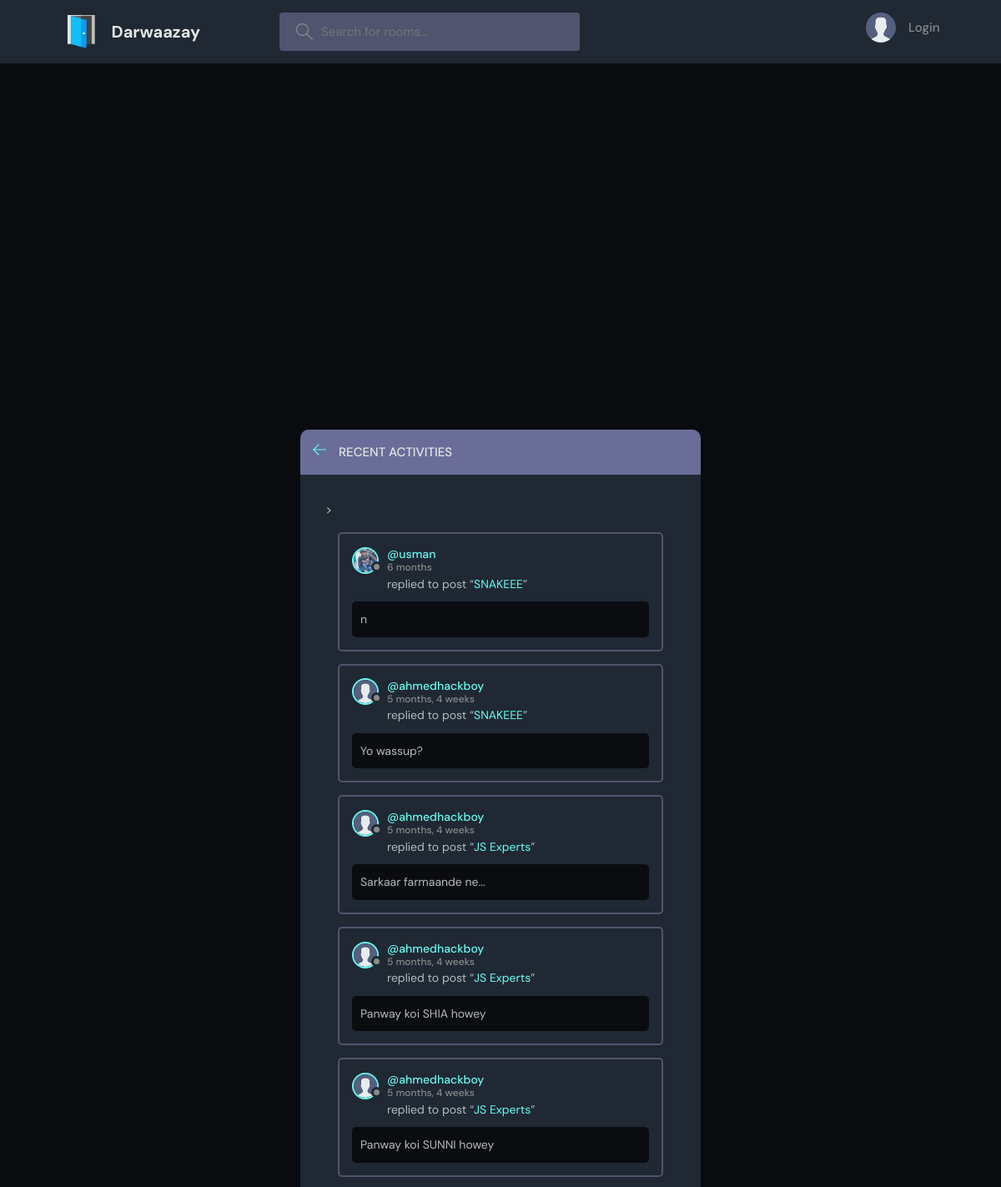
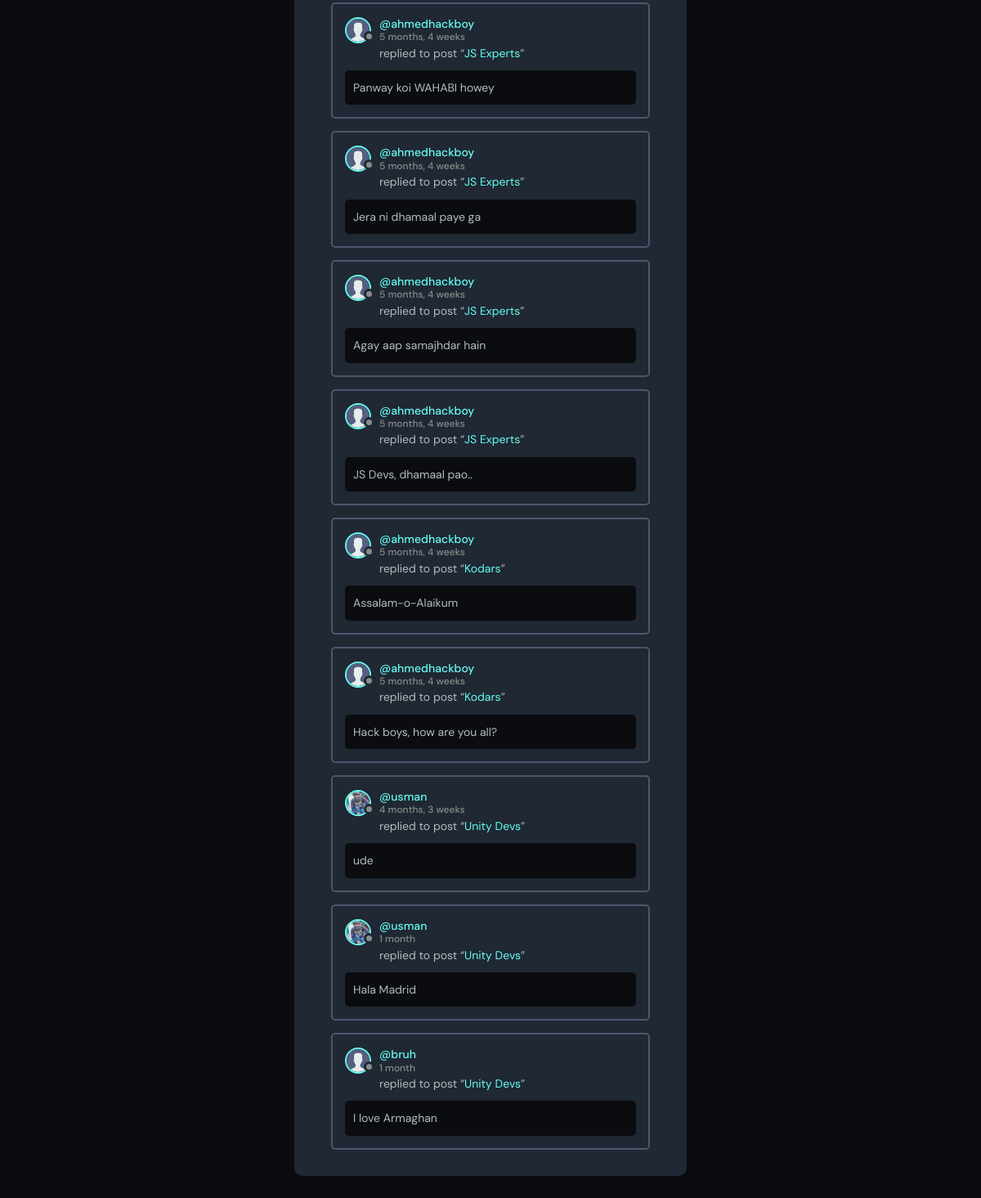
The page /activity/ on the database its author committed (2 pictures, top to bottom).
### doors/models.py (models this page shows, shortened)
class Message(models.Model):
    user = models.ForeignKey(User, on_delete=models.CASCADE)
    room = models.ForeignKey(Room, on_delete=models.CASCADE)
    body = models.TextField()
    updated = models.DateTimeField(auto_now=True)
    created = models.DateTimeField(auto_now_add=True)
    def __str__(self):
        return self.body[0:50]

class User(AbstractUser):
    name = models.CharField(max_length=200, null=True)
    email = models.EmailField(unique=True, null=True)
    bio = models.TextField(null=True)
    avatar = models.ImageField(null=True, default="avatar.svg")
    USERNAME_FIELD = "email"
    REQUIRED_FIELDS = []

class Room(models.Model):
    host = models.ForeignKey(User, on_delete=models.SET_NULL, null=True)
    topic = models.ForeignKey(Topic, on_delete=models.SET_NULL, null=True)
    name = models.CharField(max_length=200)
    participants = models.ManyToManyField(User, related_name="participants", blank=True)
    description = models.TextField(null=True, blank=True)
    updated = models.DateTimeField(auto_now=True)
    created = models.DateTimeField(auto_now_add=True)
    class Meta:
        ordering = ["-updated", "-created"]

### doors/views.py (the view)
# urls.py: path("activity/", views.activityPage, name="activity"),
def activityPage(request):
    room_messages = models.Message.objects.all()
    context = {"room_messages": room_messages}
    return render(request, "doors/activity.html", context)

### doors/templates/doors/activity.html (shortened to what this page needs)
{% extends 'main.html' %}
{% block content %}
    <main class="layout">
      <div class="container">
        <div class="layout__box">
          <div class="layout__boxHeader">
            <div class="layout__boxTitle">
              <a href="{% url 'home' %}">
                <svg version="1.1" xmlns="http://www.w3.org/2000/svg" width="32" height="32" viewBox="0 0 32 32">
                  <title>arrow-left</title>
                  <path
                    d="M13.723 2.286l-13.723 13.714 13.719 13.714 1.616-1.611-10.96-10.96h27.625v-2.286h-27.625l10.965-10.965-1.616-1.607z"
                  ></path>
                </svg>
              </a>
              <h3>Recent Activities</h3>
            </div>
          </div>
          <div class="activities-page layout__body">
            <div class="activities__list scroll">>
              {% for message in room_messages %}
                <div class="activities__box">
                  <div class="activities__boxHeader roomListRoom__header">
                    <a href="{% url 'user-profile' message.user.id %}" class="roomListRoom__author">
                      <div class="avatar avatar--small">
                        <img src="{{message.user.avatar.url}}" />
                      </div>
                      <p>
                        @{{message.user.username}}
                        <span>{{message.created|timesince}}</span>
                      </p>
                    </a>
                  </div>
                  <div class="activities__boxContent">
                    <p>replied to post “<a href="{% url 'room' message.room.id %}">{{message.room.name}}</a>”</p>
                    <div class="activities__boxRoomContent">
                      {{message}}
                    </div>
                  </div>
                </div>
              {% endfor %}
            </div>
          </div>
        </div>
      </div>
    </main>
{% endblock %}

### static/styles/style.css (style rules this page uses)
:root { --color-main: #66fcf1; --color-main-light: #e1f6fb; --color-dark: #1f2833; --color-dark-medium: #51546e; --color-dark-light: #696d97; --color-light: #e5e5e5; --color-gray: #8b8b8b; --color-light-gray: #b2bdbd; --color-bg: #0b0c10; --color-success: #5dd693; --color-error: #fc4b0b; }
* { font-family: "DM Sans", -apple-system, BlinkMacSystemFont, "Segoe UI", Roboto, Oxygen, Ubuntu, Cantarell, "Open Sans", "Helvetica Neue", sans-serif; margin: 0; padding: 0; box-sizing: border-box; text-rendering: optimizeLegibility; font-size: inherit; }
html { font-size: 56.25%; }
@media only screen and (min-width: 1200px) { html { font-size: 62.5%; } }
body { line-height: 1.6; font-weight: 400; font-size: 1.5rem; color: var(--color-light-gray); background-color: var(--color-bg); min-height: 100vh; }
img { width: 100%; }
a { display: inline-block; color: var(--color-main); text-decoration: none; }
.container { max-width: 120rem; width: 90%; margin: auto; }
.avatar { position: relative; display: inline-block; border-radius: 50%; border: 2px solid var(--color-main); }
.avatar img { display: block; border-radius: 50%; object-fit: cover; object-position: center; }
.avatar::after { content: ""; display: block; position: absolute; background-color: var(--color-gray); z-index: 111; border-radius: 50%; border: 0.3rem solid var(--color-dark); }
.avatar.avatar--small img { width: 2.8rem; height: 2.8rem; }
.avatar.avatar--small:after { width: 0.7rem; height: 0.7rem; bottom: 0px; right: -6px; }
.layout { margin-top: 2.4rem; }
.layout > .container { display: flex; justify-content: space-between; align-items: flex-start; }
.layout__box { width: 90%; max-width: 48rem; min-height: 40rem; position: absolute; top: 50%; left: 50%; transform: translate(-50%, -46%); background-color: var(--color-dark); border-radius: 1rem; box-shadow: 1px 1px 6px 3px rgba(0, 0, 0, 0.1); overflow: hidden; }
.layout__boxHeader { display: flex; padding: 1.5rem; background-color: var(--color-dark-light); }
.layout__boxTitle { display: flex; gap: 1.5rem; align-items: center; }
.layout__boxTitle h3 { text-transform: uppercase; font-weight: 500; color: var(--color-light); }
.layout__boxTitle svg { width: 1.6rem; height: 1.6rem; fill: var(--color-main); }
.layout__body { margin: 3rem; }
.roomListRoom__header { display: flex; justify-content: space-between; align-items: center; }
.roomListRoom__author { font-weight: 500; display: flex; align-items: center; gap: 1rem; }
.activities__box { margin: 1.5rem; padding: 1.5rem; border: 2px solid var(--color-dark-medium); border-radius: 5px; }
.activities__boxHeader p { font-size: 1.4rem; line-height: 1.3; }
.activities__boxHeader p span { color: var(--color-gray); font-size: 1.2rem; display: block; }
.activities__boxContent { margin-left: 4.2rem; }
.activities__boxContent { font-size: 1.4rem; }
.activities__boxRoomContent { background: var(--color-bg); padding: 1rem; border-radius: 5px; margin-top: 1rem; margin-left: -4.2rem; }
.activities__list { height: 70vh; overflow-y: scroll; padding-bottom: 0; }

### rows shown on the page
Message: user.avatar (picture), user.username "usman", created "6 months", room.name "SNAKEEE", body "n"
Message: user.avatar (placeholder picture), user.username "ahmedhackboy", created "5 months, 4 weeks", room.name "SNAKEEE", body "Yo wassup?"
Message: user.avatar (placeholder picture), user.username "ahmedhackboy", created "5 months, 4 weeks", room.name "JS Experts", body "Sarkaar farmaande ne..."
Message: user.avatar (placeholder picture), user.username "ahmedhackboy", created "5 months, 4 weeks", room.name "JS Experts", body "Panway koi SHIA howey"
Message: user.avatar (placeholder picture), user.username "ahmedhackboy", created "5 months, 4 weeks", room.name "JS Experts", body "Panway koi SUNNI howey"
Message: user.avatar (placeholder picture), user.username "ahmedhackboy", created "5 months, 4 weeks", room.name "JS Experts", body "Panway koi WAHABI howey"
Message: user.avatar (placeholder picture), user.username "ahmedhackboy", created "5 months, 4 weeks", room.name "JS Experts", body "Jera ni dhamaal paye ga"
Message: user.avatar (placeholder picture), user.username "ahmedhackboy", created "5 months, 4 weeks", room.name "JS Experts", body "Agay aap samajhdar hain"
Message: user.avatar (placeholder picture), user.username "ahmedhackboy", created "5 months, 4 weeks", room.name "JS Experts", body "JS Devs, dhamaal pao.."
Message: user.avatar (placeholder picture), user.username "ahmedhackboy", created "5 months, 4 weeks", room.name "Kodars", body "Assalam-o-Alaikum"
Message: user.avatar (placeholder picture), user.username "ahmedhackboy", created "5 months, 4 weeks", room.name "Kodars", body "Hack boys, how are you all?"
Message: user.avatar (picture), user.username "usman", created "4 months, 3 weeks", room.name "Unity Devs", body "ude"
Message: user.avatar (picture), user.username "usman", created "1 month", room.name "Unity Devs", body "Hala Madrid"
Message: user.avatar (placeholder picture), user.username "bruh", created "1 month", room.name "Unity Devs", body "I love Armaghan"
